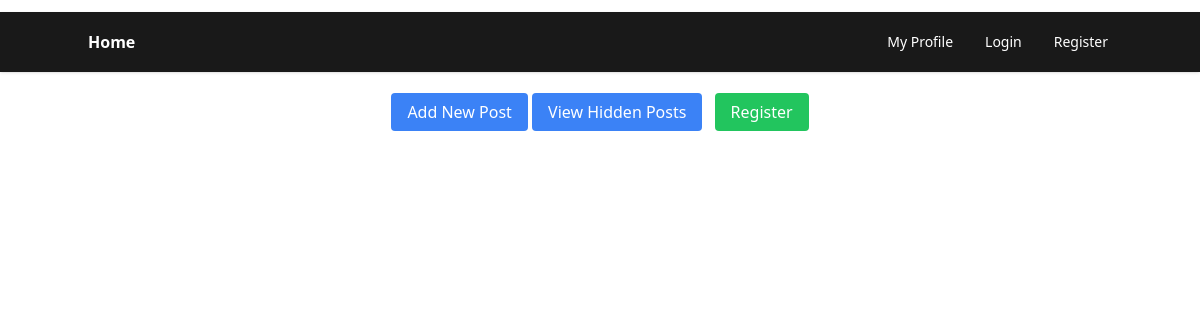
Before: /hidden_posts/ with the older database file.
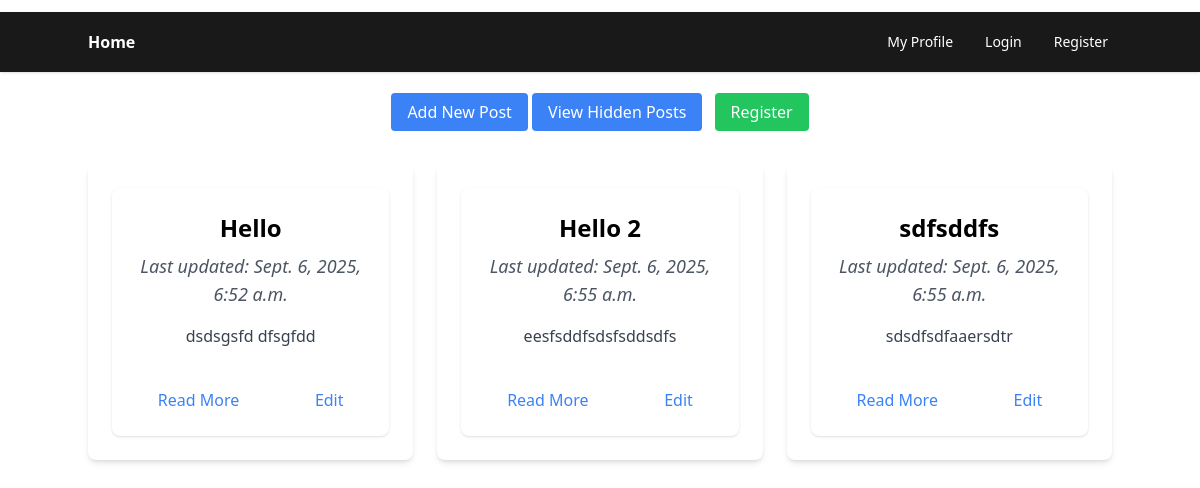
After: the same page with the newer database file.
### apps/blog/models.py (models this page shows, shortened)
class Post(models.Model):
    title= models.CharField(max_length=50)
    author = models.ForeignKey(UserProfile, related_name="posts", on_delete=models.CASCADE, null=True, blank=True)
    content = models.TextField()
    created_at = models.DateTimeField(auto_now_add=True)
    updated_at = models.DateTimeField(auto_now=True)
    published = models.BooleanField(default=False)
    view_count = models.IntegerField(default=0)

### apps/blog/views.py (the view)
# urls.py: path('hidden_posts/', get_hidden_posts, name='get_hidden_posts'),
def get_hidden_posts(request):
    blog = Post.objects.filter(published = False)
    return render(request, 'homepage.html', {'blog': blog})

### apps/blog/templates/homepage.html (shortened to what this page needs)
{% extends "base.html" %}
{% block content %}
<div class="container mx-auto text-center">
    <a href="{% url 'add_post' %}" class="bg-blue-500 text-white px-4 py-2 rounded hover:bg-blue-600">Add New Post</a>
    <a href="{% url 'get_hidden_posts' %}" class="bg-blue-500 text-white px-4 py-2 rounded hover:bg-blue-600">View Hidden Posts</a>
    <a href="{% url 'signup' %}" class="bg-green-500 text-white px-4 py-2 rounded hover:bg-green-600 ml-2">Register</a>
    <div class="mt-10 grid grid-cols-1 md:grid-cols-2 lg:grid-cols-3 gap-6">
        {% for post in blog %}
            <div class="bg-white rounded-lg shadow-md p-6">
                {% include "components/card.html" with title=post.title content=post.content|truncatewords:20 post_id=post.id %}
            </div>
        {% endfor %}
    </div>
    </div>
{% endblock %}

### apps/blog/templates/components/card.html
<div class="bg-white rounded-lg shadow p-6 text-center">
  <h2 class="text-2xl font-bold mb-2">{{ title }}</h2>
  <h2 class="text-lg text-gray-600 mb-4"><i>Last updated: {{ post.updated_at }}</i></h2>
  <p class="text-gray-700">{{ content }}</p>
  <div class="mt-6 flex space-x-4 justify-around">
      <a href="{% url 'post_detail' post_id=post_id %}" class="text-blue-500 hover:underline mt-4 inline-block">Read More</a>
      <a href="{% url 'edit_post' post_id=post_id %}" class="text-blue-500 hover:underline mt-4 inline-block">Edit</a>
  </div>
</div>

Changed rows visible on the page:
added Post: title "Hello", updated_at "Sept. 6, 2025, 6:52 a.m.", content "dsdsgsfd dfsgfdd"
added Post: title "Hello 2", updated_at "Sept. 6, 2025, 6:55 a.m.", content "eesfsddfsdsfsddsdfs"
added Post: title "sdfsddfs", updated_at "Sept. 6, 2025, 6:55 a.m.", content "sdsdfsdfaaersdtr"
